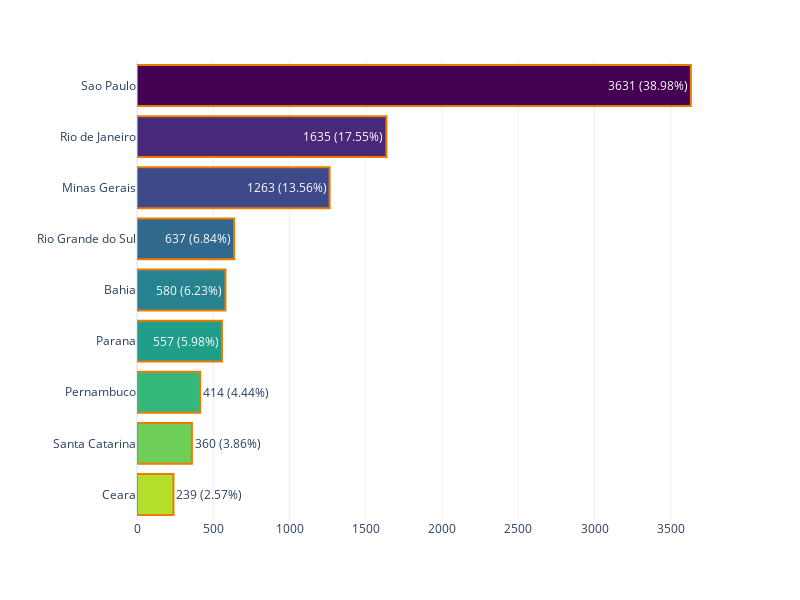

Write notebook code for a chart like this one.
### Code cell
df_top10_uf_free = df_clean.query(
    '(uf in @lista_top_10_uf) & (cartola_status == "cartola_free") & (uf != "NA")'
    )

barplot_counts_cartola(df_top10_uf_free, 'uf')

### Figure 1 — Plotly figure (JSON) as saved in the notebook; plotly's stock layout.template omitted (floating-point values rounded to 4 significant figures)
{"data": [{"alignmentgroup": "True", "hovertemplate": "uf=%{y}<br>count=%{x}<br>text=%{text}<extra></extra>", "legendgroup": "Sao Paulo", "marker": {"color": "#440154", "line": {"color": "#ec7b00", "width": 2}, "pattern": {"shape": ""}}, "name": "Sao Paulo", "offsetgroup": "Sao Paulo", "orientation": "h", "showlegend": true, "text": ["3631 (38.98%)"], "textposition": "auto", "type": "bar", "x": [3631], "xaxis": "x", "y": ["Sao Paulo"], "yaxis": "y"}, {"alignmentgroup": "True", "hovertemplate": "uf=%{y}<br>count=%{x}<br>text=%{text}<extra></extra>", "legendgroup": "Rio de Janeiro", "marker": {"color": "#482878", "line": {"color": "#ec7b00", "width": 2}, "pattern": {"shape": ""}}, "name": "Rio de Janeiro", "offsetgroup": "Rio de Janeiro", "orientation": "h", "showlegend": true, "text": ["1635 (17.55%)"], "textposition": "auto", "type": "bar", "x": [1635], "xaxis": "x", "y": ["Rio de Janeiro"], "yaxis": "y"}, {"alignmentgroup": "True", "hovertemplate": "uf=%{y}<br>count=%{x}<br>text=%{text}<extra></extra>", "legendgroup": "Minas Gerais", "marker": {"color": "#3e4989", "line": {"color": "#ec7b00", "width": 2}, "pattern": {"shape": ""}}, "name": "Minas Gerais", "offsetgroup": "Minas Gerais", "orientation": "h", "showlegend": true, "text": ["1263 (13.56%)"], "textposition": "auto", "type": "bar", "x": [1263], "xaxis": "x", "y": ["Minas Gerais"], "yaxis": "y"}, {"alignmentgroup": "True", "hovertemplate": "uf=%{y}<br>count=%{x}<br>text=%{text}<extra></extra>", "legendgroup": "Rio Grande do Sul", "marker": {"color": "#31688e", "line": {"color": "#ec7b00", "width": 2}, "pattern": {"shape": ""}}, "name": "Rio Grande do Sul", "offsetgroup": "Rio Grande do Sul", "orientation": "h", "showlegend": true, "text": ["637 (6.84%)"], "textposition": "auto", "type": "bar", "x": [637], "xaxis": "x", "y": ["Rio Grande do Sul"], "yaxis": "y"}, {"alignmentgroup": "True", "hovertemplate": "uf=%{y}<br>count=%{x}<br>text=%{text}<extra></extra>", "legendgroup": "Bahia", "marker": {"color": "#26828e", "line": {"color": "#ec7b00", "width": 2}, "pattern": {"shape": ""}}, "name": "Bahia", "offsetgroup": "Bahia", "orientation": "h", "showlegend": true, "text": ["580 (6.23%)"], "textposition": "auto", "type": "bar", "x": [580], "xaxis": "x", "y": ["Bahia"], "yaxis": "y"}, {"alignmentgroup": "True", "hovertemplate": "uf=%{y}<br>count=%{x}<br>text=%{text}<extra></extra>", "legendgroup": "Parana", "marker": {"color": "#1f9e89", "line": {"color": "#ec7b00", "width": 2}, "pattern": {"shape": ""}}, "name": "Parana", "offsetgroup": "Parana", "orientation": "h", "showlegend": true, "text": ["557 (5.98%)"], "textposition": "auto", "type": "bar", "x": [557], "xaxis": "x", "y": ["Parana"], "yaxis": "y"}, {"alignmentgroup": "True", "hovertemplate": "uf=%{y}<br>count=%{x}<br>text=%{text}<extra></extra>", "legendgroup": "Pernambuco", "marker": {"color": "#35b779", "line": {"color": "#ec7b00", "width": 2}, "pattern": {"shape": ""}}, "name": "Pernambuco", "offsetgroup": "Pernambuco", "orientation": "h", "showlegend": true, "text": ["414 (4.44%)"], "textposition": "auto", "type": "bar", "x": [414], "xaxis": "x", "y": ["Pernambuco"], "yaxis": "y"}, {"alignmentgroup": "True", "hovertemplate": "uf=%{y}<br>count=%{x}<br>text=%{text}<extra></extra>", "legendgroup": "Santa Catarina", "marker": {"color": "#6ece58", "line": {"color": "#ec7b00", "width": 2}, "pattern": {"shape": ""}}, "name": "Santa Catarina", "offsetgroup": "Santa Catarina", "orientation": "h", "showlegend": true, "text": ["360 (3.86%)"], "textposition": "auto", "type": "bar", "x": [360], "xaxis": "x", "y": ["Santa Catarina"], "yaxis": "y"}, {"alignmentgroup": "True", "hovertemplate": "uf=%{y}<br>count=%{x}<br>text=%{text}<extra></extra>", "legendgroup": "Ceara", "marker": {"color": "#b5de2b", "line": {"color": "#ec7b00", "width": 2}, "pattern": {"shape": ""}}, "name": "Ceara", "offsetgroup": "Ceara", "orientation": "h", "showlegend": true, "text": ["239 (2.57%)"], "textposition": "auto", "type": "bar", "x": [239], "xaxis": "x", "y": ["Ceara"], "yaxis": "y"}], "layout": {"barmode": "relative", "height": 600, "legend": {"title": {"text": "uf"}, "tracegroupgap": 0}, "margin": {"t": 60}, "showlegend": false, "title": {"x": 0.5}, "width": 800, "xaxis": {"anchor": "y", "domain": [0, 1], "title": {"text": ""}}, "yaxis": {"anchor": "x", "categoryarray": ["Ceara", "Santa Catarina", "Pernambuco", "Parana", "Bahia", "Rio Grande do Sul", "Minas Gerais", "Rio de Janeiro", "Sao Paulo"], "categoryorder": "array", "domain": [0, 1], "title": {"text": ""}}}}
